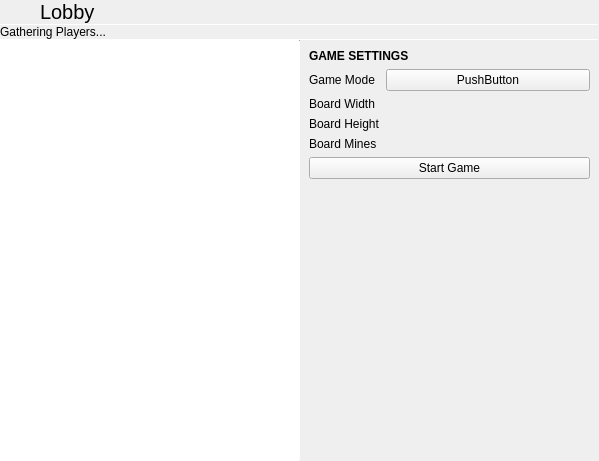
<?xml version="1.0" encoding="UTF-8"?>
<ui version="4.0">
 <class>OnlineLobbyScreen</class>
 <widget class="QWidget" name="OnlineLobbyScreen">
  <property name="geometry">
   <rect>
    <x>0</x>
    <y>0</y>
    <width>599</width>
    <height>461</height>
   </rect>
  </property>
  <property name="windowTitle">
   <string notr="true">Form</string>
  </property>
  <layout class="QVBoxLayout" name="verticalLayout_2">
   <property name="spacing">
    <number>0</number>
   </property>
   <property name="leftMargin">
    <number>0</number>
   </property>
   <property name="topMargin">
    <number>0</number>
   </property>
   <property name="rightMargin">
    <number>0</number>
   </property>
   <property name="bottomMargin">
    <number>0</number>
   </property>
   <item>
    <layout class="QHBoxLayout" name="horizontalLayout">
     <property name="spacing">
      <number>0</number>
     </property>
     <item>
      <widget class="QPushButton" name="backButton">
       <property name="sizePolicy">
        <sizepolicy hsizetype="Preferred" vsizetype="Preferred">
         <horstretch>0</horstretch>
         <verstretch>0</verstretch>
        </sizepolicy>
       </property>
       <property name="text">
        <string/>
       </property>
       <property name="icon">
        <iconset theme="go-previous">
         <normaloff>../../theShell/statuscenter/PulseaudioPane</normaloff>../../theShell/statuscenter/PulseaudioPane</iconset>
       </property>
       <property name="flat">
        <bool>true</bool>
       </property>
      </widget>
     </item>
     <item>
      <widget class="QLabel" name="label">
       <property name="sizePolicy">
        <sizepolicy hsizetype="Expanding" vsizetype="Preferred">
         <horstretch>0</horstretch>
         <verstretch>0</verstretch>
        </sizepolicy>
       </property>
       <property name="font">
        <font>
         <pointsize>15</pointsize>
        </font>
       </property>
       <property name="text">
        <string>Lobby</string>
       </property>
       <property name="margin">
        <number>9</number>
       </property>
      </widget>
     </item>
    </layout>
   </item>
   <item>
    <widget class="Line" name="line">
     <property name="maximumSize">
      <size>
       <width>16777215</width>
       <height>1</height>
      </size>
     </property>
     <property name="orientation">
      <enum>Qt::Horizontal</enum>
     </property>
    </widget>
   </item>
   <item>
    <layout class="QVBoxLayout" name="verticalLayout">
     <property name="spacing">
      <number>0</number>
     </property>
     <item>
      <widget class="QLabel" name="label_2">
       <property name="text">
        <string>Gathering Players...</string>
       </property>
       <property name="margin">
        <number>9</number>
       </property>
      </widget>
     </item>
     <item>
      <widget class="Line" name="line_2">
       <property name="maximumSize">
        <size>
         <width>16777215</width>
         <height>1</height>
        </size>
       </property>
       <property name="orientation">
        <enum>Qt::Horizontal</enum>
       </property>
      </widget>
     </item>
     <item>
      <layout class="QHBoxLayout" name="horizontalLayout_2">
       <property name="spacing">
        <number>0</number>
       </property>
       <item>
        <widget class="QListWidget" name="membersInRoom">
         <property name="focusPolicy">
          <enum>Qt::NoFocus</enum>
         </property>
         <property name="frameShape">
          <enum>QFrame::NoFrame</enum>
         </property>
        </widget>
       </item>
       <item>
        <widget class="Line" name="line_3">
         <property name="maximumSize">
          <size>
           <width>1</width>
           <height>16777215</height>
          </size>
         </property>
         <property name="orientation">
          <enum>Qt::Vertical</enum>
         </property>
        </widget>
       </item>
       <item>
        <widget class="QWidget" name="settingsWidget" native="true">
         <layout class="QGridLayout" name="gridLayout">
          <item row="5" column="0" colspan="2">
           <widget class="QPushButton" name="startButton">
            <property name="text">
             <string>Start Game</string>
            </property>
           </widget>
          </item>
          <item row="0" column="0" colspan="2">
           <widget class="QLabel" name="label_3">
            <property name="font">
             <font>
              <weight>75</weight>
              <bold>true</bold>
             </font>
            </property>
            <property name="text">
             <string>GAME SETTINGS</string>
            </property>
           </widget>
          </item>
          <item row="1" column="0">
           <widget class="QLabel" name="label_4">
            <property name="text">
             <string>Game Mode</string>
            </property>
           </widget>
          </item>
          <item row="3" column="0">
           <widget class="QLabel" name="label_6">
            <property name="text">
             <string>Board Height</string>
            </property>
           </widget>
          </item>
          <item row="6" column="0">
           <spacer name="verticalSpacer">
            <property name="orientation">
             <enum>Qt::Vertical</enum>
            </property>
            <property name="sizeHint" stdset="0">
             <size>
              <width>20</width>
              <height>40</height>
             </size>
            </property>
           </spacer>
          </item>
          <item row="2" column="0">
           <widget class="QLabel" name="label_5">
            <property name="text">
             <string>Board Width</string>
            </property>
           </widget>
          </item>
          <item row="4" column="0">
           <widget class="QLabel" name="label_7">
            <property name="text">
             <string>Board Mines</string>
            </property>
           </widget>
          </item>
          <item row="1" column="1">
           <widget class="QPushButton" name="gamemodeButton">
            <property name="sizePolicy">
             <sizepolicy hsizetype="Expanding" vsizetype="Fixed">
              <horstretch>0</horstretch>
              <verstretch>0</verstretch>
             </sizepolicy>
            </property>
            <property name="text">
             <string>PushButton</string>
            </property>
           </widget>
          </item>
          <item row="2" column="1">
           <widget class="HorizontalSpinBox" name="widthBox" native="true">
            <property name="focusPolicy">
             <enum>Qt::StrongFocus</enum>
            </property>
           </widget>
          </item>
          <item row="3" column="1">
           <widget class="HorizontalSpinBox" name="heightBox" native="true">
            <property name="focusPolicy">
             <enum>Qt::StrongFocus</enum>
            </property>
           </widget>
          </item>
          <item row="4" column="1">
           <widget class="HorizontalSpinBox" name="minesBox" native="true">
            <property name="focusPolicy">
             <enum>Qt::StrongFocus</enum>
            </property>
           </widget>
          </item>
         </layout>
        </widget>
       </item>
      </layout>
     </item>
    </layout>
   </item>
   <item>
    <widget class="GamepadHud" name="gamepadHud" native="true"/>
   </item>
  </layout>
 </widget>
 <customwidgets>
  <customwidget>
   <class>GamepadHud</class>
   <extends>QWidget</extends>
   <header location="global">gamepadhud.h</header>
   <container>1</container>
  </customwidget>
  <customwidget>
   <class>HorizontalSpinBox</class>
   <extends>QWidget</extends>
   <header location="global">horizontalspinbox.h</header>
   <container>1</container>
  </customwidget>
 </customwidgets>
 <tabstops>
  <tabstop>gamemodeButton</tabstop>
  <tabstop>widthBox</tabstop>
  <tabstop>heightBox</tabstop>
  <tabstop>minesBox</tabstop>
  <tabstop>startButton</tabstop>
  <tabstop>backButton</tabstop>
 </tabstops>
 <resources/>
 <connections/>
</ui>
